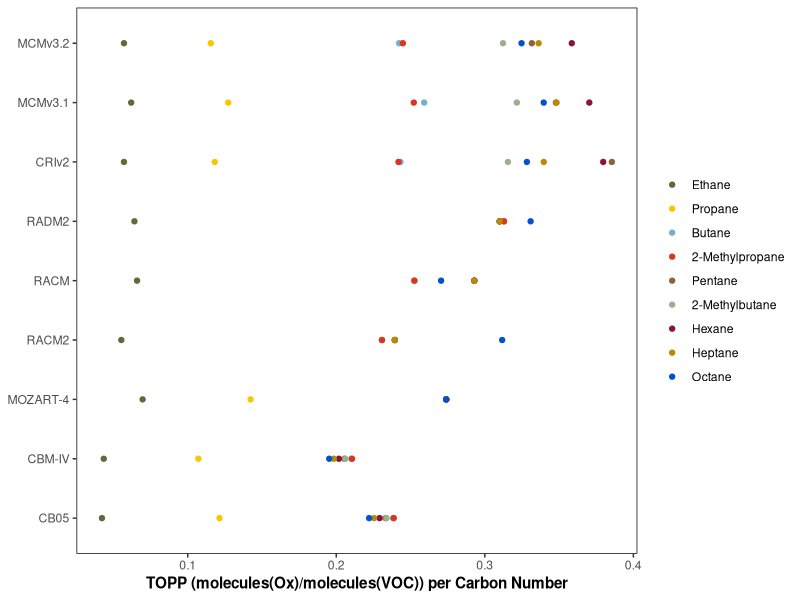
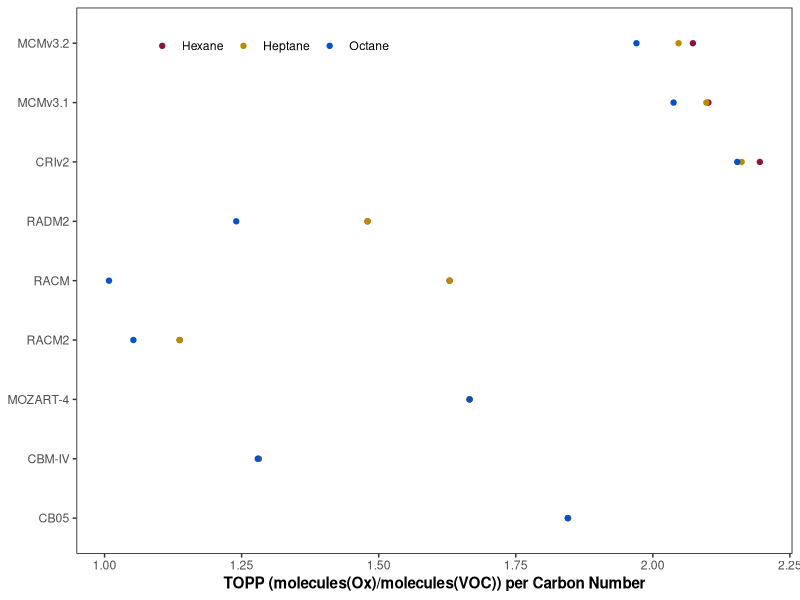

Write the R code that produced these figures, in order.
#R script to plot first day TOPP per carbon number vs alkane C number
# Version 0: Jane Coates 5/1/2015

#first day  TOPP for all alkanes
cb05.data = data.frame(TOPP = c(0.0422586239874363, 0.121386567751567, 0.238201901316643, 0.238716972345505, 0.233166781832192, 0.233782935142518, 0.229173560937245, 0.225463160341231, 0.222113206982612), C = c(2, 3, 4, 4, 5, 5, 6, 7, 8), Mechanism = rep("CB05", 9), VOC = c("Ethane", "Propane", "Butane", "2-Methylpropane", "Pentane", "2-Methylbutane", "Hexane", "Heptane", "Octane"))
cbm4.data = data.frame(TOPP = c(0.0434719733893872, 0.107176880041758, 0.210127040743828, 0.210603311657905, 0.20547103881836, 0.206040835380554, 0.201778173446655, 0.19834666076005, 0.195248052477836), C = c(2, 3, 4, 4, 5, 5, 6, 7, 8), Mechanism = rep("CBM-IV", 9), VOC = c("Ethane", "Propane", "Butane", "2-Methylpropane", "Pentane", "2-Methylbutane", "Hexane", "Heptane", "Octane"))
cri.data = data.frame(TOPP = c(0.057076256722212, 0.118185053269068, 0.243190437555313, 0.241874828934669, 0.385513019561768, 0.31553225517273, 0.379698912302653, 0.339673059492897, 0.32830798625946), C = c(2, 3, 4, 4, 5, 5, 6, 7, 8), Mechanism = rep("CRIv2", 9), VOC = c("Ethane", "Propane", "Butane", "2-Methylpropane", "Pentane", "2-Methylbutane", "Hexane", "Heptane", "Octane"))
mcm1.data = data.frame(TOPP = c(0.06194157153368, 0.127277582883835, 0.259183406829835, 0.25218290090561, 0.34785361289978, 0.321570491790772, 0.370329062143962, 0.348299688624053, 0.339634329080581), C = c(2, 3, 4, 4, 5, 5, 6, 7, 8), Mechanism = rep("MCMv3.1", 9), VOC = c("Ethane", "Propane", "Butane", "2-Methylpropane", "Pentane", "2-Methylbutane", "Hexane", "Heptane", "Octane"))
mcm2.data = data.frame(TOPP = c(0.057087603956461, 0.115475565195084, 0.242281585931778, 0.244841560721398, 0.331647205352784, 0.31221923828125, 0.358553489049275, 0.336237172053613, 0.324726074934006), C = c(2, 3, 4, 4, 5, 5, 6, 7, 8), Mechanism = rep("MCMv3.2", 9), VOC = c("Ethane", "Propane", "Butane", "2-Methylpropane", "Pentane", "2-Methylbutane", "Hexane", "Heptane", "Octane"))
mozart.data = data.frame(TOPP = c(0.069627322256565, 0.142314900954564, 0.274010121822358, 0.274010121822358, 0.274010133743286, 0.274010133743286, 0.274010133743286, 0.274010133743286, 0.274010133743286), C = c(2, 3, 4, 4, 5, 5, 6, 7, 8),Mechanism = rep("MOZART-4", 9), VOC = c("Ethane", "Propane", "Butane", "2-Methylpropane", "Pentane", "2-Methylbutane", "Hexane", "Heptane", "Octane"))
radm2.data = data.frame(TOPP = c(0.064120053903007, 0.312896624378774, 0.312896617527665, 0.312896617527665, 0.31000804901123, 0.31000804901123, 0.31000804901123, 0.31000804901123, 0.330835284918191), C = c(2, 3, 4, 4, 5, 5, 6, 7, 8),Mechanism = rep("RADM2", 9), VOC = c("Ethane", "Propane", "Butane", "2-Methylpropane", "Pentane", "2-Methylbutane", "Hexane", "Heptane", "Octane"))
racm.data = data.frame(TOPP = c(0.0658913031220435, 0.252559267241379, 0.25255926724138, 0.25255926724138, 0.292924404144288, 0.292924404144288, 0.292924404144288, 0.292924404144288, 0.270566041764641), C = c(2, 3, 4, 4, 5, 5, 6, 7, 8), Mechanism = rep("RACM", 9), VOC = c("Ethane", "Propane", "Butane", "2-Methylpropane", "Pentane", "2-Methylbutane", "Hexane", "Heptane", "Octane"))
racm2.data = data.frame(TOPP = c(0.055301286280155, 0.230745209587945, 0.230745209587945, 0.230745209587945, 0.23941831929343, 0.23941831929343, 0.23941831929343, 0.23941831929343, 0.31167953027883), C = c(2, 3, 4, 4, 5, 5, 6, 7, 8), Mechanism = rep("RACM2", 9), VOC = c("Ethane", "Propane", "Butane", "2-Methylpropane", "Pentane", "2-Methylbutane", "Hexane", "Heptane", "Octane"))

full = rbind(cb05.data, cbm4.data, cri.data, mcm1.data, mcm2.data, mozart.data, radm2.data, racm.data, racm2.data)
full$Mechanism = factor(full$Mechanism, levels = rev(c("MCMv3.2", "MCMv3.1", "CRIv2", "RADM2", "RACM", "RACM2", "MOZART-4", "CBM-IV", "CB05")))
full$VOC = factor(full$VOC, levels = c("Ethane", "Propane", "Butane", "2-Methylpropane", "Pentane", "2-Methylbutane", "Hexane", "Heptane", "Octane"))

#plotting 
library(ggplot2)
library(dplyr)
library(Cairo)

my.colours = c( "Ethane" = "#696537", "Propane" = "#f9c600", "Butane" = "#76afca", "2-Methylpropane" = "#dc3522", "Pentane" = "#8c6238", "2-Methylbutane" = "#9bb08f", "Hexane" = "#8b1537", "Heptane" = "#ba8b01", "Octane" = "#0352cb" )

plot = ggplot(full, aes(x = Mechanism, y = TOPP, colour = VOC))
plot = plot + geom_point()
plot = plot + coord_flip()
plot = plot + ylab("TOPP (molecules(Ox)/molecules(VOC)) per Carbon Number")
plot = plot + scale_colour_manual(values = my.colours)
plot = plot + theme_bw()
plot = plot + theme(axis.title = element_text(face = "bold"))
plot = plot + theme(panel.border = element_rect(colour = "black"))
plot = plot + theme(panel.grid = element_blank())
plot = plot + theme(legend.title = element_blank())
plot = plot + theme(legend.key = element_blank())
plot = plot + theme(axis.title.y = element_blank())

CairoPDF(file = "Alkanes_vs_C.pdf", width = 6, height = 4.2)
print(plot)
dev.off()

#cumulative  TOPP for all alkanes
cb05.sums = data.frame(TOPP = c(0.60335508361459, 0.923657203714053, 1.84673887491226, 1.84680387749839, 1.84610499031539, 1.84618226289749, 1.8456027507782, 1.84513571958547, 1.84471476078034), C = c(2, 3, 4, 4, 5, 5, 6, 7, 8), Mechanism = rep("CB05", 9), VOC = c("Ethane", "Propane", "Butane", "2-Methylpropane", "Pentane", "2-Methylbutane", "Hexane", "Heptane", "Octane"))
cbm4.sums = data.frame(TOPP = c(0.257339833304286, 0.642852172255517, 1.28430606424809, 1.28446382284164, 1.28276613950729, 1.28295435905457, 1.28154492378235, 1.28041032181179, 1.27938625961543), C = c(2, 3, 4, 4, 5, 5, 6, 7, 8), Mechanism = rep("CBM-IV", 9), VOC = c("Ethane", "Propane", "Butane", "2-Methylpropane", "Pentane", "2-Methylbutane", "Hexane", "Heptane", "Octane"))
cri.sums = data.frame(TOPP = c(0.90744724497199, 1.19261922438939, 2.02547438442707, 1.30156747996807, 2.15941095352172, 1.48752684593201, 2.19520086050033, 2.16198409962616, 2.15395130589604), C = c(2, 3, 4, 4, 5, 5, 6, 7, 8), Mechanism = rep("CRIv2", 9), VOC = c("Ethane", "Propane", "Butane", "2-Methylpropane", "Pentane", "2-Methylbutane", "Hexane", "Heptane", "Octane"))
mcm1.sums = data.frame(TOPP = c(0.95420465618372, 1.24286951621373, 2.04508712887764, 1.33807555586099, 2.09400859475136, 1.63178697228432, 2.10139422118663, 2.09759336875754, 2.03783712722361), C = c(2, 3, 4, 4, 5, 5, 6, 7, 8), Mechanism = rep("MCMv3.1", 9), VOC = c("Ethane", "Propane", "Butane", "2-Methylpropane", "Pentane", "2-Methylbutane", "Hexane", "Heptane", "Octane"))
mcm2.sums = data.frame(TOPP = c(0.865593794733285, 1.11035437385241, 1.9816093146801, 1.25637395679951, 2.0586550951004, 1.56194756031036, 2.07305474579333, 2.04698729770051, 1.97013106569648), C = c(2, 3, 4, 4, 5, 5, 6, 7, 8), Mechanism = rep("MCMv3.2", 9), VOC = c("Ethane", "Propane", "Butane", "2-Methylpropane", "Pentane", "2-Methylbutane", "Hexane", "Heptane", "Octane"))
mozart.sums = data.frame(TOPP = c(0.88885911554098, 1.05732961495717, 1.66577024757862, 1.66577024757862, 1.66577024757862, 1.66577024757862, 1.66577024757862, 1.66577024757862, 1.66577024757862), C = c(2, 3, 4, 4, 5, 5, 6, 7, 8),Mechanism = rep("MOZART-4", 9), VOC = c("Ethane", "Propane", "Butane", "2-Methylpropane", "Pentane", "2-Methylbutane", "Hexane", "Heptane", "Octane"))
radm2.sums = data.frame(TOPP = c(1.01430642907959, 1.7917226785901, 1.791722640909, 1.791722640909, 1.47968599696954, 1.47968599696954, 1.47968599696954, 1.47968599696954, 1.24018539668885), C = c(2, 3, 4, 4, 5, 5, 6, 7, 8),Mechanism = rep("RADM2", 9), VOC = c("Ethane", "Propane", "Butane", "2-Methylpropane", "Pentane", "2-Methylbutane", "Hexane", "Heptane", "Octane"))
racm.sums = data.frame(TOPP = c(1.00219408422708, 1.82024583049204, 1.82024583049204, 1.82024583049204, 1.62936080495516, 1.62936080495516, 1.62936080495516, 1.62936080495516, 1.00811153726678), C = c(2, 3, 4, 4, 5, 5, 6, 7, 8), Mechanism = rep("RACM", 9), VOC = c("Ethane", "Propane", "Butane", "2-Methylpropane", "Pentane", "2-Methylbutane", "Hexane", "Heptane", "Octane"))
racm2.sums = data.frame(TOPP = c(0.909124590456485, 1.42925610696828, 1.42925610696828, 1.42925610696828, 1.1370189424072, 1.1370189424072, 1.1370189424072, 1.1370189424072, 1.05259203890672), C = c(2, 3, 4, 4, 5, 5, 6, 7, 8), Mechanism = rep("RACM2", 9), VOC = c("Ethane", "Propane", "Butane", "2-Methylpropane", "Pentane", "2-Methylbutane", "Hexane", "Heptane", "Octane"))

sum = rbind(cb05.sums, cbm4.sums, cri.sums, mcm1.sums, mcm2.sums, mozart.sums, radm2.sums, racm.sums, racm2.sums)
sum = filter(sum, VOC == c("Hexane", "Heptane", "Octane"))
sum$Mechanism = factor(sum$Mechanism, levels = rev(c("MCMv3.2", "MCMv3.1", "CRIv2", "RADM2", "RACM", "RACM2", "MOZART-4", "CBM-IV", "CB05")))
sum$VOC = factor(sum$VOC, levels = c("Hexane", "Heptane", "Octane"))

plot = ggplot(sum, aes(x = Mechanism, y = TOPP, colour = VOC))
plot = plot + geom_point()
plot = plot + coord_flip()
plot = plot + ylab("TOPP (molecules(Ox)/molecules(VOC)) per Carbon Number")
plot = plot + scale_colour_manual(values = my.colours)
plot = plot + theme_bw()
plot = plot + theme(legend.direction = "horizontal")
plot = plot + theme(legend.position = c(0.27, 0.93))
plot = plot + theme(axis.title = element_text(face = "bold"))
plot = plot + theme(panel.border = element_rect(colour = "black"))
plot = plot + theme(panel.grid = element_blank())
plot = plot + theme(legend.title = element_blank())
plot = plot + theme(legend.key = element_blank())
plot = plot + theme(axis.title.y = element_blank())

CairoPDF(file = "Alkanes_vs_C_sums.pdf", width = 6, height = 4.2)
print(plot)
dev.off()
